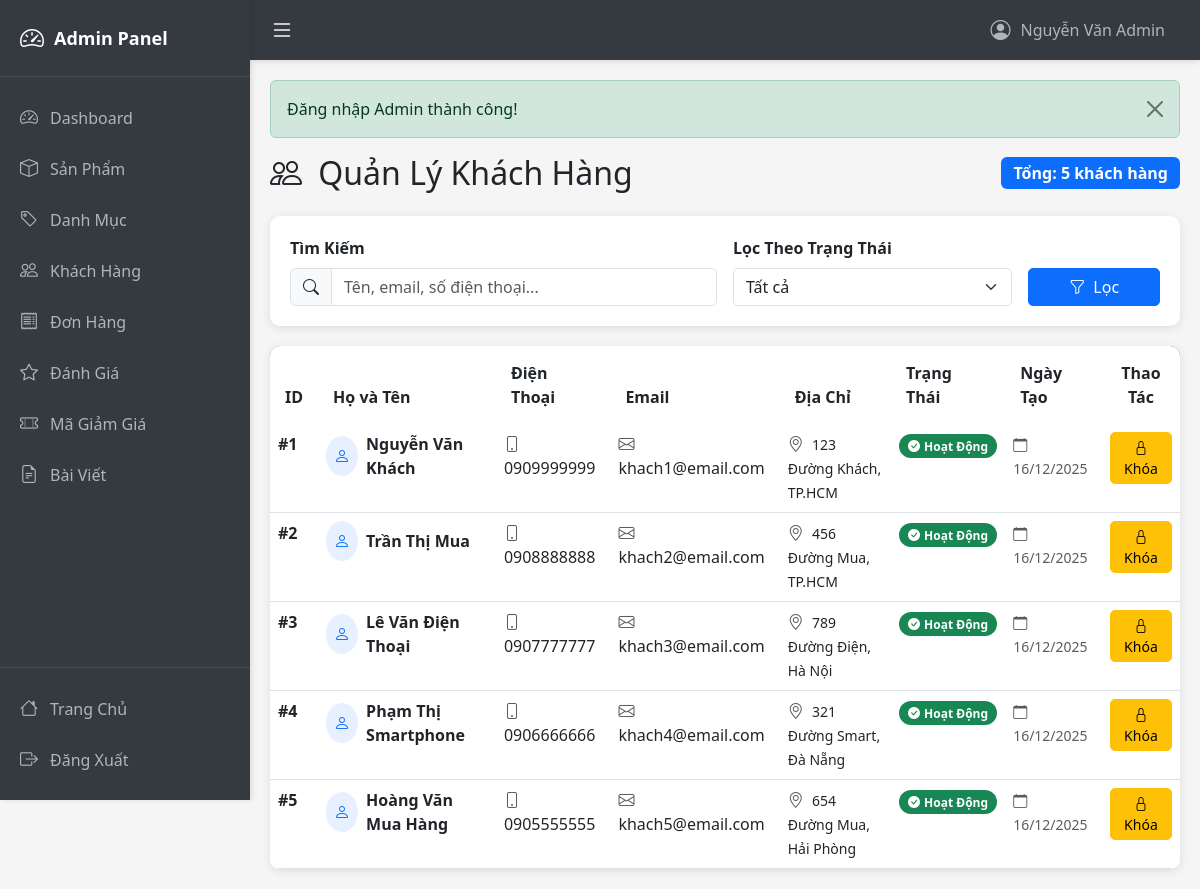
The app's page /admin/customers (signed in) with its own data.
### tables this page shows
CREATE TABLE Customers (
  customer_id INT AUTO_INCREMENT PRIMARY KEY,
  full_name VARCHAR(100),
  phone_number VARCHAR(15),
  email VARCHAR(100),
  password VARCHAR(255),
  address VARCHAR(255),
  gender VARCHAR(10),
  date_of_birth DATE,
  status VARCHAR(20) DEFAULT 'active',
  created_at DATETIME DEFAULT CURRENT_TIMESTAMP
);

### Controllers/AdminController.php (called while the page is built, shortened)
<?php
class AdminController extends BaseController {
    private $customerModel;
    public function __construct() {
        $this->customerModel = new CustomerModel();
    }
    public function customers() {
        $search = $_GET['search'] ?? '';
        $statusFilter = $_GET['status'] ?? '';
        $customers = $this->customerModel->getAllCustomers();
        $customers = array_values($customers);
        $data = [
            'customers' => $customers,
            'search' => $search,
            'statusFilter' => $statusFilter,
            'pageTitle' => 'Quản Lý Khách Hàng'
        ];
        $this->view('admin/customers/index', $data, true);
    }
}
?>

### models/BaseModel.php (called while the page is built, shortened)
<?php
class BaseModel {
    public function __construct() {
        $db = new Database();
        $this->conn = $db->getConnection();
    }
}
?>

### config/database.php (called while the page is built, shortened)
<?php
class Database {
    private $host = "localhost";
    private $db_name = "inventory_system";
    private $username = "root";
    private $password = "";
    public function getConnection() {
        $this->conn = null;
        try {
            $this->conn = new PDO(
                "mysql:host=" . $this->host . ";dbname=" . $this->db_name . ";charset=utf8mb4",
                $this->username,
                $this->password,
                [
                    PDO::MYSQL_ATTR_INIT_COMMAND => "SET NAMES utf8mb4 COLLATE utf8mb4_unicode_ci"
                ]
            );
            $this->conn->setAttribute(PDO::ATTR_ERRMODE, PDO::ERRMODE_EXCEPTION);
            $this->conn->setAttribute(PDO::ATTR_DEFAULT_FETCH_MODE, PDO::FETCH_ASSOC);
            $this->conn->exec("SET NAMES utf8mb4");
        } catch(PDOException $e) {
            echo "Connection error: " . $e->getMessage();
        }
        return $this->conn;
    }
}
?>

### Models/CustomerModel.php (called while the page is built, shortened)
<?php
class CustomerModel extends BaseModel {
    public function getAllCustomers($limit = null, $offset = 0) {
        $sql = "SELECT * FROM Customers ORDER BY created_at DESC";
        $stmt = $this->conn->prepare($sql);
        $stmt->execute();
        return $stmt->fetchAll();
    }
}
?>

### views/admin/customers/index.php (the view, shortened to what this page needs)
<?php
require_once dirname(dirname(__DIR__)) . "/admin/layouts/header.php";
?>
<div class="d-flex justify-content-between align-items-center mb-4">
    <h2 class="mb-0">
        <i class="bi bi-people me-2"></i> Quản Lý Khách Hàng
    </h2>
    <span class="badge bg-primary fs-6">
        Tổng: <?= count($customers) ?> khách hàng
    </span>
</div>
<div class="filter-bar">
    <form method="GET" action="<?= BASE_URL ?>admin/customers" class="row g-3">
        <div class="col-md-6">
            <label class="form-label fw-bold">Tìm Kiếm</label>
            <div class="input-group">
                <span class="input-group-text"><i class="bi bi-search"></i></span>
                <input type="text" name="search" class="form-control"
                       placeholder="Tên, email, số điện thoại..."
                       value="<?= htmlspecialchars($search ?? '') ?>">
            </div>
        </div>
        <div class="col-md-4">
            <label class="form-label fw-bold">Lọc Theo Trạng Thái</label>
            <select name="status" class="form-select">
                <option value="">Tất cả</option>
            </select>
        </div>
        <div class="col-md-2 d-flex align-items-end">
            <button type="submit" class="btn btn-primary w-100">
                <i class="bi bi-funnel me-1"></i> Lọc
            </button>
        </div>
    </form>
</div>
<div class="table-responsive customer-table">
    <table class="table table-hover mb-0">
        <thead>
            <tr>
                <th>ID</th>
                <th>Họ và Tên</th>
                <th>Điện Thoại</th>
                <th>Email</th>
                <th>Địa Chỉ</th>
                <th>Trạng Thái</th>
                <th>Ngày Tạo</th>
                <th class="text-center">Thao Tác</th>
            </tr>
        </thead>
        <tbody>
            <?php if (empty($customers)): ?>
            <tr>
                <td colspan="8" class="text-center py-5">
                    <i class="bi bi-inbox fs-1 d-block text-muted mb-3"></i>
                    <p class="text-muted mb-0">Không tìm thấy khách hàng nào</p>
                    <?php if (!empty($search) || !empty($statusFilter)): ?>
                        <a href="<?= BASE_URL ?>admin/customers" class="btn btn-sm btn-primary mt-2">
                            <i class="bi bi-arrow-left me-1"></i> Xem Tất Cả
                        </a>
                    <?php endif; ?>
                </td>
            </tr>
            <?php else: ?>
                <?php foreach ($customers as $customer): ?>
                <tr>
                    <td><strong>#<?= $customer['customer_id'] ?></strong></td>
                    <td>
                        <div class="d-flex align-items-center">
                            <div class="bg-primary bg-opacity-10 rounded-circle p-2 me-2">
                                <i class="bi bi-person text-primary"></i>
                            </div>
                            <strong><?= htmlspecialchars($customer['full_name']) ?></strong>
                        </div>
                    </td>
                    <td>
                        <i class="bi bi-phone me-1 text-muted"></i>
                        <?= htmlspecialchars($customer['phone_number']) ?>
                    </td>
                    <td>
                        <i class="bi bi-envelope me-1 text-muted"></i>
                        <?= htmlspecialchars($customer['email']) ?>
                    </td>
                    <td>
                        <i class="bi bi-geo-alt me-1 text-muted"></i>
                        <small><?= htmlspecialchars($customer['address'] ?: 'Chưa cập nhật') ?></small>
                    </td>
                    <td>
                        <?php
                            $status = $customer['status'] ?? 'active';
                            $statusClass = $status == 'locked' ? 'danger' : 'success';
                            $statusText = $status == 'locked' ? 'Đã Khóa' : 'Hoạt Động';
                            $statusIcon = $status == 'locked' ? 'lock-fill' : 'check-circle-fill';
                        ?>
                        <span class="badge bg-<?= $statusClass ?> rounded-pill">
                            <i class="bi bi-<?= $statusIcon ?> me-1"></i><?= $statusText ?>
                        </span>
                    </td>
                    <td>
                        <small class="text-muted">
                            <i class="bi bi-calendar me-1"></i>
                            <?= date('d/m/Y', strtotime($customer['created_at'])) ?>
                        </small>
                    </td>
                    <td class="text-center">
                        <a href="<?= BASE_URL ?>admin/customerToggleStatus/<?= $customer['customer_id'] ?><?= !empty($search) ? '?search=' . urlencode($search) : '' ?><?= !empty($statusFilter) ? (!empty($search) ? '&' : '?') . 'status=' . urlencode($statusFilter) : '' ?>"
                           class="btn btn-sm btn-<?= $status == 'locked' ? 'success' : 'warning' ?>"
                           onclick="return confirm('Bạn có chắc muốn <?= $status == 'locked' ? 'mở khóa' : 'khóa' ?> khách hàng <?= htmlspecialchars($customer['full_name']) ?>?')"
                           title="<?= $status == 'locked' ? 'Mở khóa' : 'Khóa' ?> khách hàng">
                            <i class="bi bi-<?= $status == 'locked' ? 'unlock' : 'lock' ?>"></i>
                            <?= $status == 'locked' ? 'Mở Khóa' : 'Khóa' ?>
                        </a>
                    </td>
                </tr>
                <?php endforeach; ?>
            <?php endif; ?>
        </tbody>
    </table>
</div>
<?php require_once dirname(dirname(__DIR__)) . "/admin/layouts/footer.php"; ?>

### public/css/admin.css (style rules this page uses)
:root { --sidebar-width: 250px; --sidebar-collapsed-width: 70px; --topbar-height: 60px; --primary-color: #343a40; --secondary-color: #495057; --accent-color: #007bff; }
* { margin: 0; padding: 0; box-sizing: border-box; }
body { background-color: #f5f5f5; display: flex; flex-direction: column; }
.table { background-color: white; }
.table thead { background-color: #f8f9fa; }
.btn { border-radius: 5px; }
.form-control, .form-select { border-radius: 5px; }
.badge { padding: 0.5em 0.75em; }

### views/admin/customers/index.php (style rules this page uses)
.customer-table { box-shadow: 0 2px 10px rgba(0,0,0,0.1); border-radius: 10px; overflow: hidden; }
.customer-table thead { background: linear-gradient(135deg, #667eea 0%, #764ba2 100%); color: white; }
.customer-table thead th { border: none; padding: 15px; font-weight: 600; }
.customer-table tbody tr { transition: all 0.3s ease; }
.filter-bar { background: white; padding: 20px; border-radius: 10px; box-shadow: 0 2px 10px rgba(0,0,0,0.1); margin-bottom: 20px; }

### records on screen
customers: customer_id "1", full_name "Nguyễn Văn Khách", phone_number "0909999999", email "khach1@email.com", address "123 Đường Khách, TP.HCM", status "Hoạt Động", created_at "16/12/2025", shows "Khóa"
customers: customer_id "2", full_name "Trần Thị Mua", phone_number "0908888888", email "khach2@email.com", address "456 Đường Mua, TP.HCM", status "Hoạt Động", created_at "16/12/2025", shows "Khóa"
customers: customer_id "3", full_name "Lê Văn Điện Thoại", phone_number "0907777777", email "khach3@email.com", address "789 Đường Điện, Hà Nội", status "Hoạt Động", created_at "16/12/2025", shows "Khóa"
customers: customer_id "4", full_name "Phạm Thị Smartphone", phone_number "0906666666", email "khach4@email.com", address "321 Đường Smart, Đà Nẵng", status "Hoạt Động", created_at "16/12/2025", shows "Khóa"
customers: customer_id "5", full_name "Hoàng Văn Mua Hàng", phone_number "0905555555", email "khach5@email.com", address "654 Đường Mua, Hải Phòng", status "Hoạt Động", created_at "16/12/2025", shows "Khóa"

### other values on screen
$_SESSION['admin_name'] "Nguyễn Văn Admin"
$_SESSION['success'] "Đăng nhập Admin thành công!"
count($customers) "5"
